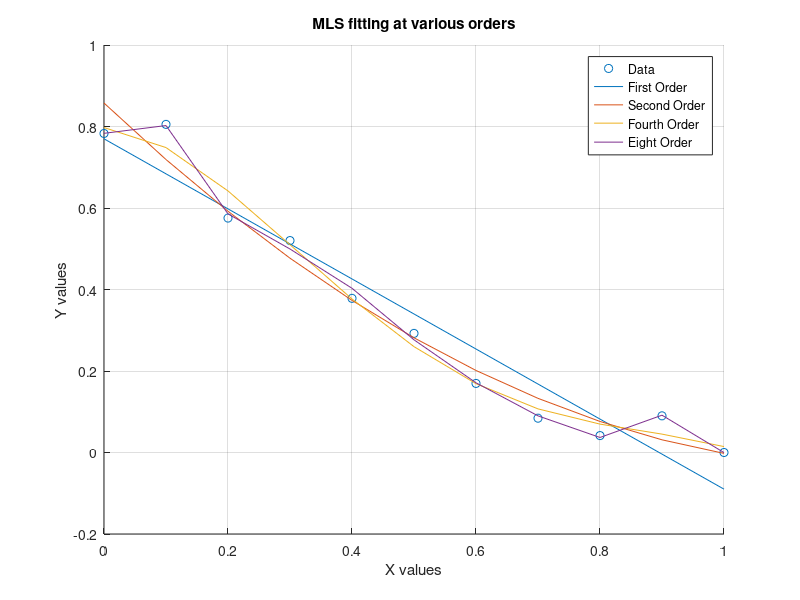

The MATLAB script that drew this image:
% Data Set
x = [0:0.1:1];
y = [0.7829 0.8052 0.5753 0.5201 0.3783 0.2923 0.1695 0.0842 0.0415 0.09 0];

% Polyfit 1, 2, 4, 8 order
first = polyfit(x,y,1);
second = polyfit(x,y,2);
fourth = polyfit(x,y,4);
eighth = polyfit(x,y,8);

% calculate model y values
yOne = polyval(first,x);
yTwo = polyval(second,x);
yFour = polyval(fourth,x);
yEight = polyval(eighth,x);

% plot on figure
figure
hold on
grid on
scatter(x,y)
plot(x,yOne);
plot(x,yTwo);
plot(x,yFour);
plot(x,yEight);
xlabel("X values");
ylabel("Y values");
title("MLS fitting at various orders");
legend('Data','First Order','Second Order','Fourth Order','Eight Order');




